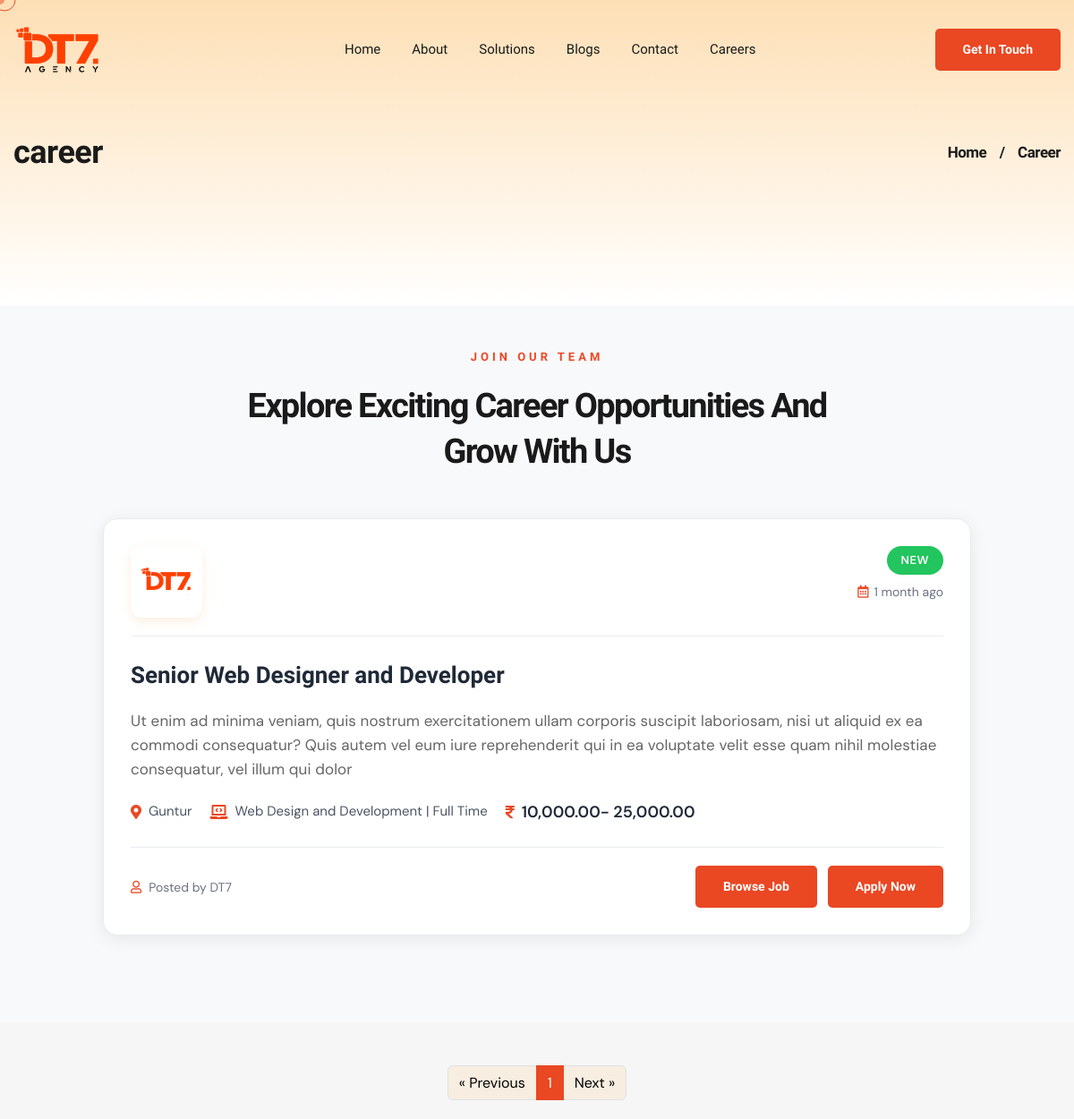
/career/ (upper part), run on an earlier commit of the app's database.
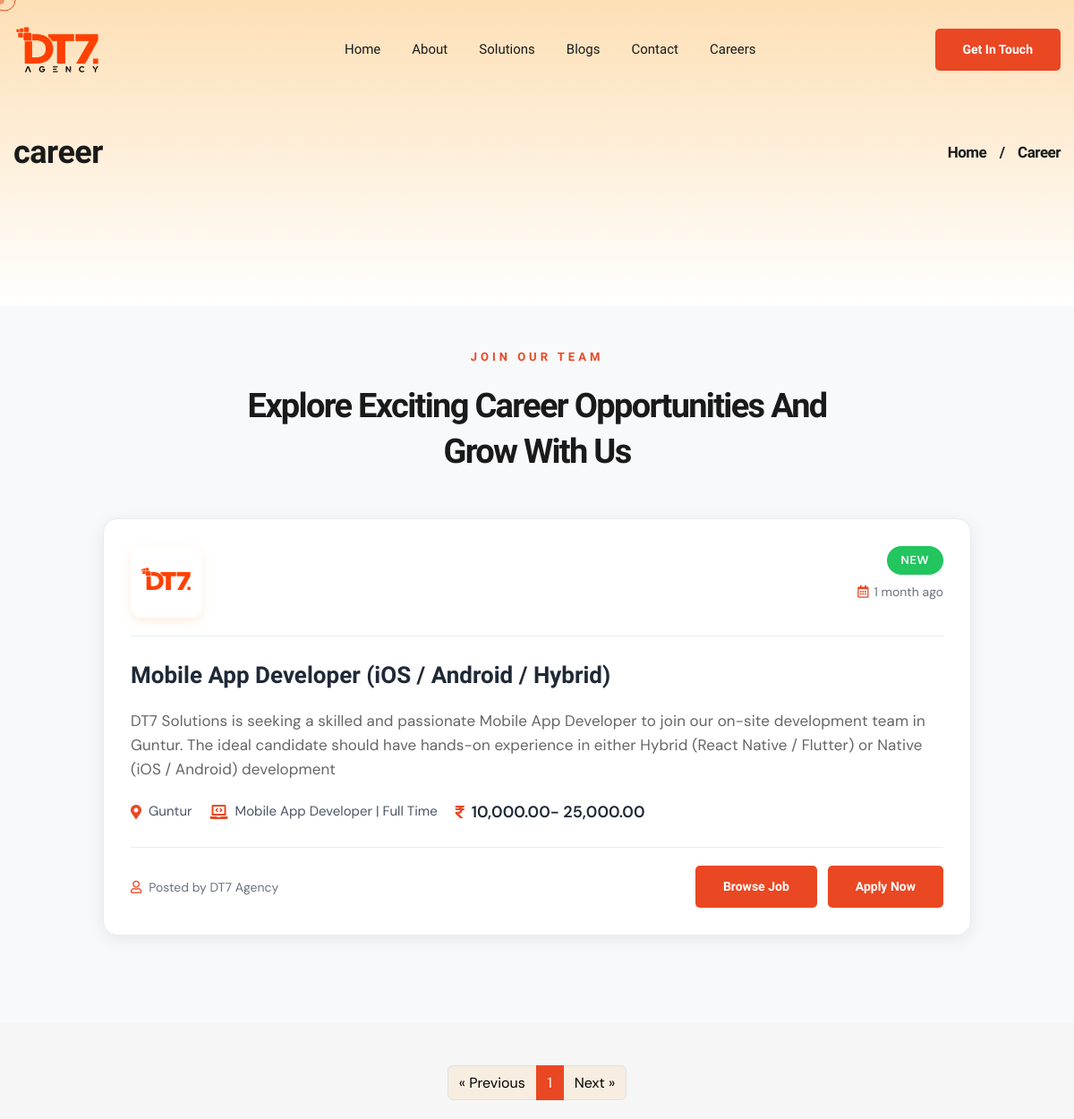
And on a later commit of the database.
### DT7App/models.py (models this page shows, shortened)
class JobPost(models.Model):
    Id = models.AutoField(primary_key=True)
    Title = models.CharField(max_length=225, default="Job Title")
    Department = models.CharField(max_length=100,choices=DEPARTMENT_CHOICES,blank=True,null=True)
    ShortDescription = models.CharField(max_length=255, blank=True, default="", null=True)
    Location = models.CharField(max_length=150, blank=True, null=True)
    Experience = models.CharField(max_length=100, blank=True, null=True)
    Salary = models.CharField(max_length=100, blank=True, null=True)
    JobType = models.CharField(max_length=50, choices=[
        ('Full Time', 'Full Time'),
        ('Part Time', 'Part Time'),
        ('Internship', 'Internship'),
        ('Contract', 'Contract'),
    ], default='Full Time')
    Requirements = models.TextField(blank=True, null=True)
    Body = RichTextField(blank=True, null=True)
    PostedBy = models.CharField(max_length=100, blank=True, null=True)
    PostedDate = models.DateTimeField(default=datetime.now)
    Deadline = models.DateField(blank=True, null=True)
    status = models.IntegerField(choices=STATUS, default=0)
    MetaTitle = models.CharField(max_length=255, blank=True, default="", null=True)
    MetaDescription = models.CharField(max_length=255, blank=True, default="", null=True)
    MetaKeywords = models.CharField(max_length=255, blank=True, default="", null=True)
    class Meta:
        ordering = ['-PostedDate']

### DT7App/views.py (the view)
# urls.py: path('career/', Carrer , name='career'),
def Carrer(request):
    jobpost = JobPost.objects.filter(status=1).order_by('-Id')
    for post in jobpost:
        post.skills_list = [skill.strip() for skill in (post.Requirements or "").split(",") if skill.strip()]
    paginator = Paginator(jobpost, 6)
    page = request.GET.get('page')
    posts = paginator.get_page(page)
    return render(request, 'uifiles/carrer.html',{'jobs':posts,'posts':posts,'page':page,'navbar':'Carrer'})

### DT7App/context_processors.py (called while the page is built)
def get_client_ip(request):
    x_forwarded_for = request.META.get('HTTP_X_FORWARDED_FOR')
    if x_forwarded_for:
        ip = x_forwarded_for.split(',')[0]
    else:
        ip = request.META.get('REMOTE_ADDR')
    return ip

def get_geolocation(ip):
    url = f'http://ip-api.com/json/{ip}'
    response = requests.get(url)
    if response.status_code == 200:
        data = response.json()
        city = data.get('city')  # Use .get() to handle missing keys
        if city:
            return city
        else:
            return "City not found"  # Default message if 'city' is missing
    else:
        return f"Error: {response.status_code}"

def location_data(request):
    user_ip = get_client_ip(request)
    location_data = get_geolocation(user_ip)
    city = 'guntur'
    if location_data:
        city = location_data
    return {
        'city': city
    }

### templates/uifiles/carrer.html (shortened to what the changed rows need)
{% extends 'uifiles/subase.html' %}
{% load static %}
{% load time_filters %}
{% block content %}
<div class="page-wrapper">
    <section class="page-header">
        <div class="container">
            <div class="page-header__content">
                <h1 class="page-header__title wow animated fadeInLeft" data-wow-delay="0.1s" data-wow-duration="1500ms">
                    career</h1>
            </div>
        </div>
    </section>
    <section class="blog-one career-section pt-5 pb-5">
        <div class="container">
                <div class="main-row">
                    <div class="row justify-content-center">
                        {% for jobitem in jobs %}
                        <div class="col-xl-10 col-lg-11 col-md-12 wow animated fadeInUp mb-4" data-wow-delay="0.1s"
                            data-wow-duration="1500ms">
                            <div class="career-card">
                                <div class="career-card__header">
                                    <div class="career-card__logo">
                                        <img src="{% static 'assets/images/logowhite.png' %}" alt="Company Logo" class="career-logo">
                                    </div>
                                    <div class="career-card__meta">
                                        <span class="career-badge career-badge--new">New</span>
                                        <span class="career-date">
                                            <i class="far fa-calendar-alt"></i> {{ jobitem.PostedDate|time_ago }}
                                        </span>
                                    </div>
                                </div>
                                <div class="career-card__body">
                                    <h4 class="career-card__title">{{ jobitem.Title }}</h4>
                                    <p>{{ jobitem.ShortDescription }}</p>
                                    <div class="career-card__details">
                                        <div class="career-detail-item">
                                            <i class="fas fa-map-marker-alt"></i>
                                            <span>{{ jobitem.Location }}</span>
                                        </div>
                                        <div class="career-detail-item">
                                            <i class="fas fa-solid fa-laptop-code"></i>
                                            <span class="salary-amount">{{ jobitem.Department }} | {{ jobitem.JobType}}</span>
                                        </div>
                                        <div class="career-detail-item career-salary">
                                            <i class="fas fa-rupee-sign"></i>
                                            <span class="salary-amount">{{ jobitem.Salary }}</span>
                                        </div>
                                    </div>
                                </div>
                                <div class="career-card__footer ">
                                    <div class="career-author">
                                        <i class="far fa-user"></i>
                                        <span>Posted by {{ jobitem.PostedBy }}</span>
                                    </div>
                                    <div class="career-actions">
                                        <a href="/career/{{ jobitem.Id }}/"
                                            class="blog-page__blog-btn digihub-btn digihub-btn--secondary"
                                            title="Learn more about {{ jobitem.Title }}">
                                            Browse Job
                                        </a>
                                        <a href="#" class="blog-page__blog-btn digihub-btn digihub-btn--secondary"
                                            data-bs-toggle="modal" data-bs-target="#applyJobModal" data-jobtitle="{{ jobitem.Title }}">
                                            Apply Now
                                        </a>
                                    </div>
                                </div>
                            </div>
                        </div>
                        {% endfor %}
                    </div>
                </div>
        </div>
    </section>
    {% endblock %}

What changed in the data, as far as the page shows it:
changed JobPost "Guntur": Title "Senior Web Designer and Developer" → "Mobile App Developer (iOS / Android / Hybrid)"; ShortDescription "Ut enim ad minima veniam, quis nostrum exercitationem ullam corporis suscipit laboriosam, nisi ut aliquid ex ea commodi consequatur? Quis autem vel eum iure reprehenderit qui in ea voluptate velit esse quam nihil molestiae consequatur, vel illum qui dolor" → "DT7 Solutions is seeking a skilled and passionate Mobile App Developer to join our on-site development team in Guntur. The ideal candidate should have hands-on experience in either Hybrid (React Native / Flutter) or Native (iOS / Android) development"; Department "Web Design and Development" → "Mobile App Developer"; PostedBy "DT7" → "DT7 Agency"
